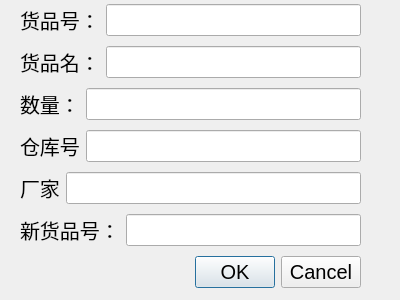
<?xml version="1.0" encoding="UTF-8"?>
<ui version="4.0">
 <class>DialogUpdate</class>
 <widget class="QDialog" name="DialogUpdate">
  <property name="geometry">
   <rect>
    <x>0</x>
    <y>0</y>
    <width>400</width>
    <height>300</height>
   </rect>
  </property>
  <property name="minimumSize">
   <size>
    <width>400</width>
    <height>300</height>
   </size>
  </property>
  <property name="maximumSize">
   <size>
    <width>400</width>
    <height>300</height>
   </size>
  </property>
  <property name="windowTitle">
   <string>修改信息</string>
  </property>
  <widget class="QWidget" name="layoutWidget">
   <property name="geometry">
    <rect>
     <x>20</x>
     <y>0</y>
     <width>341</width>
     <height>296</height>
    </rect>
   </property>
   <layout class="QVBoxLayout" name="verticalLayout">
    <item>
     <layout class="QHBoxLayout" name="horizontalLayout_2">
      <item>
       <widget class="QLabel" name="label_2">
        <property name="font">
         <font>
          <pointsize>15</pointsize>
         </font>
        </property>
        <property name="text">
         <string>货品号：</string>
        </property>
       </widget>
      </item>
      <item>
       <widget class="QLineEdit" name="le_id_old">
        <property name="font">
         <font>
          <pointsize>15</pointsize>
         </font>
        </property>
       </widget>
      </item>
     </layout>
    </item>
    <item>
     <layout class="QHBoxLayout" name="horizontalLayout_3">
      <item>
       <widget class="QLabel" name="label_3">
        <property name="font">
         <font>
          <pointsize>15</pointsize>
         </font>
        </property>
        <property name="text">
         <string>货品名：</string>
        </property>
       </widget>
      </item>
      <item>
       <widget class="QLineEdit" name="le_name_new">
        <property name="font">
         <font>
          <pointsize>15</pointsize>
         </font>
        </property>
       </widget>
      </item>
     </layout>
    </item>
    <item>
     <layout class="QHBoxLayout" name="horizontalLayout_4">
      <item>
       <widget class="QLabel" name="label_4">
        <property name="font">
         <font>
          <pointsize>15</pointsize>
         </font>
        </property>
        <property name="text">
         <string>数量：</string>
        </property>
       </widget>
      </item>
      <item>
       <widget class="QLineEdit" name="le_num_new">
        <property name="font">
         <font>
          <pointsize>15</pointsize>
         </font>
        </property>
       </widget>
      </item>
     </layout>
    </item>
    <item>
     <layout class="QHBoxLayout" name="horizontalLayout">
      <item>
       <widget class="QLabel" name="lb_limited">
        <property name="font">
         <font>
          <pointsize>15</pointsize>
         </font>
        </property>
        <property name="text">
         <string>仓库号</string>
        </property>
       </widget>
      </item>
      <item>
       <widget class="QLineEdit" name="le_stid_new">
        <property name="font">
         <font>
          <pointsize>15</pointsize>
         </font>
        </property>
       </widget>
      </item>
     </layout>
    </item>
    <item>
     <layout class="QHBoxLayout" name="horizontalLayout_6">
      <item>
       <widget class="QLabel" name="lb_limited_2">
        <property name="font">
         <font>
          <pointsize>15</pointsize>
         </font>
        </property>
        <property name="text">
         <string>厂家</string>
        </property>
       </widget>
      </item>
      <item>
       <widget class="QLineEdit" name="le_ma_new">
        <property name="font">
         <font>
          <pointsize>15</pointsize>
         </font>
        </property>
       </widget>
      </item>
     </layout>
    </item>
    <item>
     <layout class="QHBoxLayout" name="horizontalLayout_5">
      <item>
       <widget class="QLabel" name="label">
        <property name="font">
         <font>
          <pointsize>15</pointsize>
         </font>
        </property>
        <property name="text">
         <string>新货品号：</string>
        </property>
       </widget>
      </item>
      <item>
       <widget class="QLineEdit" name="le_new_id">
        <property name="font">
         <font>
          <pointsize>15</pointsize>
         </font>
        </property>
       </widget>
      </item>
     </layout>
    </item>
    <item>
     <widget class="QDialogButtonBox" name="buttonBox">
      <property name="font">
       <font>
        <pointsize>15</pointsize>
       </font>
      </property>
      <property name="orientation">
       <enum>Qt::Horizontal</enum>
      </property>
      <property name="standardButtons">
       <set>QDialogButtonBox::Cancel|QDialogButtonBox::Ok</set>
      </property>
     </widget>
    </item>
   </layout>
  </widget>
 </widget>
 <resources/>
 <connections>
  <connection>
   <sender>buttonBox</sender>
   <signal>accepted()</signal>
   <receiver>DialogUpdate</receiver>
   <slot>accept()</slot>
   <hints>
    <hint type="sourcelabel">
     <x>248</x>
     <y>254</y>
    </hint>
    <hint type="destinationlabel">
     <x>157</x>
     <y>274</y>
    </hint>
   </hints>
  </connection>
  <connection>
   <sender>buttonBox</sender>
   <signal>rejected()</signal>
   <receiver>DialogUpdate</receiver>
   <slot>reject()</slot>
   <hints>
    <hint type="sourcelabel">
     <x>316</x>
     <y>260</y>
    </hint>
    <hint type="destinationlabel">
     <x>286</x>
     <y>274</y>
    </hint>
   </hints>
  </connection>
 </connections>
</ui>
